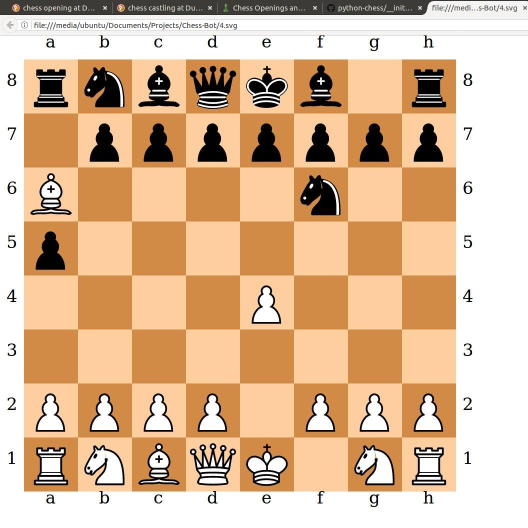
#> input picture images/gen_4.jpg, 1056 x 1056 px (shown at 1/2 size)
$ python -i chessbot.py   (imports and definitions only)   (older library calls are emulated)
#> lines starting #> are read from the running program, lines starting #| are printed output that depends on the picture; after the words box and inside, x2 and y2 are one past the last pixel; in counts of white or black regions, pixels touching at a corner belong together
#> further down, picture is the input picture: shape (1056, 1056, 3); mean B, G, R 153.1, 185.9, 219.4
# -*- coding: utf-8 -*-
"""
Chessbot is a real-time chess assistant using:
    - computer vision (OpenCV)
    - chess library (python-chess)
    - chess engine (Stockfish)
"""

import pickle
import argparse
import cv2
import numpy as np
import chess
from chess import polyglot
from chess import uci
from sklearn import metrics
from sklearn.cluster import KMeans
from sklearn.linear_model import LogisticRegression
from sklearn.neighbors import KNeighborsClassifier
from sklearn.preprocessing import StandardScaler

CHESSBOARD_SQUARES = 64
CHESSBOARD_WIDTH = 8
SQUARE_WIDTH = 100
CV_CAP_PROP_FRAME_WIDTH = 1280
CV_CAP_PROP_FRAME_HEIGHT = 720
UI_WINDOW_WIDTH = UI_WINDOW_HEIGHT = 500


# [119 lines left out: functions get_single_image, project_board, get_square_image, radial_gray_hist, not called in this run]


def piece_edge_scores(sq_img):
    """
    Returns a list of scores + a masked image used in scores from a square image
    """
    def get_masked_circle(img):
        try:
            h, w, _ = img.shape
#> h = 1056; w = 1056
        except:
            h, w = img.shape
        circle_img = np.zeros((h, w), np.uint8)
        cv2.circle(circle_img, (int(w / 2), int(h / 2)), int(SQUARE_WIDTH / 3), 1, thickness=-1)
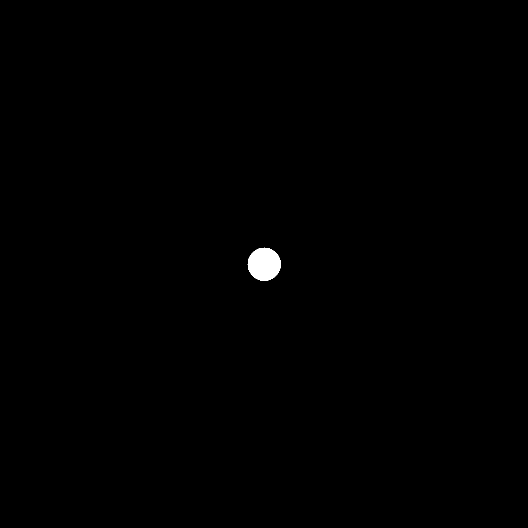
#> circle_img: shape (1056, 1056) (shown at 1/2 size); values 0 (black) and 1 (white), 0.31% white; 1 white region, box (x1, y1, x2, y2) and area: (495, 495, 562, 562) 3409
        masked_img = cv2.bitwise_and(img, img, mask=circle_img)
        return masked_img

    def apply_threshold(img):
        img = cv2.cvtColor(img, cv2.COLOR_BGR2GRAY)
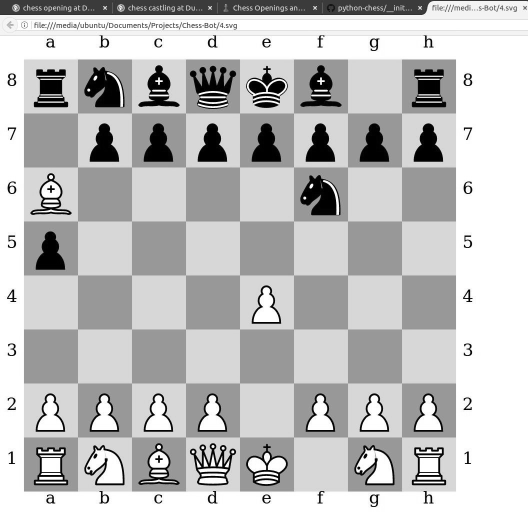
#> img: shape (1056, 1056) (shown at 1/2 size); min 0, max 255, mean 192.2
        img = cv2.GaussianBlur(img, (5, 5), 0)
        img = cv2.adaptiveThreshold(
            img, 255, cv2.ADAPTIVE_THRESH_GAUSSIAN_C, cv2.THRESH_BINARY, 11, 2)
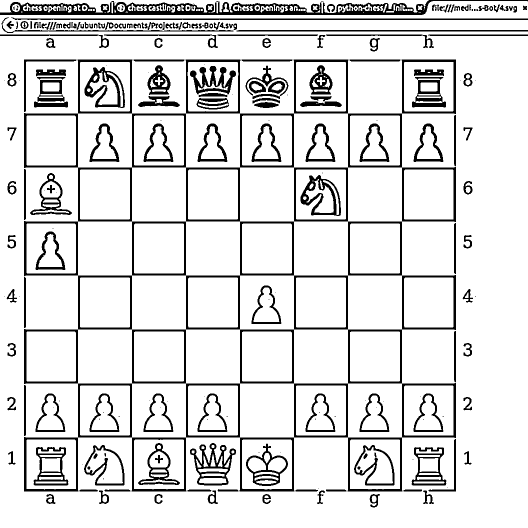
#> img: shape (1056, 1056) (shown at 1/2 size); 87% white; 247 black regions (77 under 20 px), largest, box (x1, y1, x2, y2) and area: (48, 119, 912, 983) 55050, (0, 0, 1056, 30) 12575, (22, 35, 1056, 40) 3063
        return img

    # create copies with transformations / masks
    masked = get_masked_circle(sq_img)
    bw_sq_img = apply_threshold(sq_img)
    bw_m_sq_img = get_masked_circle(bw_sq_img)
#> in get_masked_circle (call 2), `masked_img = cv2.bitwise_and(img, img, mask=circle_img)`: masked_img: shape (1056, 1056); 0.29% white; 2 white regions

    # contour score 1 - BW
    _, contours, _ = cv2.findContours(bw_sq_img, cv2.RETR_TREE, cv2.CHAIN_APPROX_NONE)
#> contours = 532 contours, 135 with area under 20; largest, box (x1, y1, x2, y2) and area: (0, 2, 1056, 1056) 1078630, (803, 765, 913, 877) 11886, (47, 657, 157, 769) 11886, (803, 549, 913, 661) 11886, (47, 441, 157, 553) 11886
    c1_score = sum([len(x.flatten()) for x in contours])
#> c1_score = 144710

    # contour score 2 - circle masked BW
    _, contours, _ = cv2.findContours(bw_m_sq_img, cv2.RETR_TREE, cv2.CHAIN_APPROX_NONE)
#> contours = 2 contours; box (x1, y1, x2, y2) and area: (495, 495, 562, 547) 2764, (505, 551, 552, 562) 300
    c2_score = sum([len(x.flatten()) for x in contours])
#> c2_score = 548

    return [
        np.mean(cv2.Canny(masked, 50, 100, 3)), # circle masked RGB
        np.mean(cv2.Canny(bw_m_sq_img, 50, 100, 3)), # circle masked BW
        np.mean(cv2.Canny(masked, 100, 150, 3)), # circle masked RGB
        np.mean(cv2.Canny(bw_m_sq_img, 100, 150, 3)), # circle masked BW
        c1_score,
        c2_score
    ], masked


# [497 lines left out: functions square_has_piece, fit_piece_presence, fit_piece_colours, fit_performance, format_squares_piece_text, get_piece_colours and 5 more, not called in this run]


# [48 lines not run here, left out]

>>> import cv2
>>> picture = cv2.imread('../images/gen_4.jpg')
>>> result = piece_edge_scores(picture)
